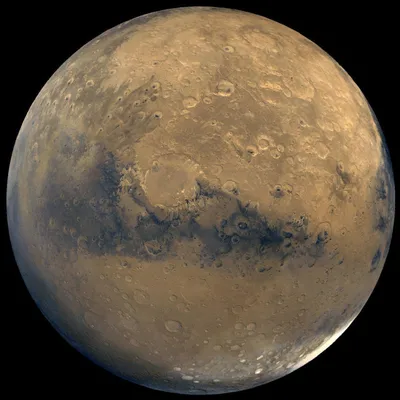
#> input picture planets-mars-full.jpg, 400 x 400 px
$ jupyter execute --allow-errors 'Hough Transformation For Circle Detection.ipynb'
#> lines starting #> are read from the running program, lines starting #| are printed output that depends on the picture
[cell 1]
import numpy as np
import matplotlib.pyplot as plt
import cv2
from skimage.color import rgb2gray

[cell 2]
img1 = cv2.imread('planets-mars-full.jpg')
#> img1 is the input picture: shape (400, 400, 3); mean B, G, R 64.6, 82.4, 96.1

[cell 3]
#Step 1:-
#    Find Edge Map using built in canny edge detector function
#    In this function, first parameter is input image, second is Low threshold and third is high threshold
edge_map = cv2.Canny(img1,100,200)
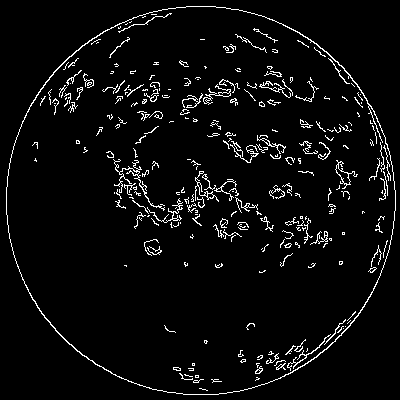
#> edge_map: shape (400, 400); 4.5% white in thin lines or dots
